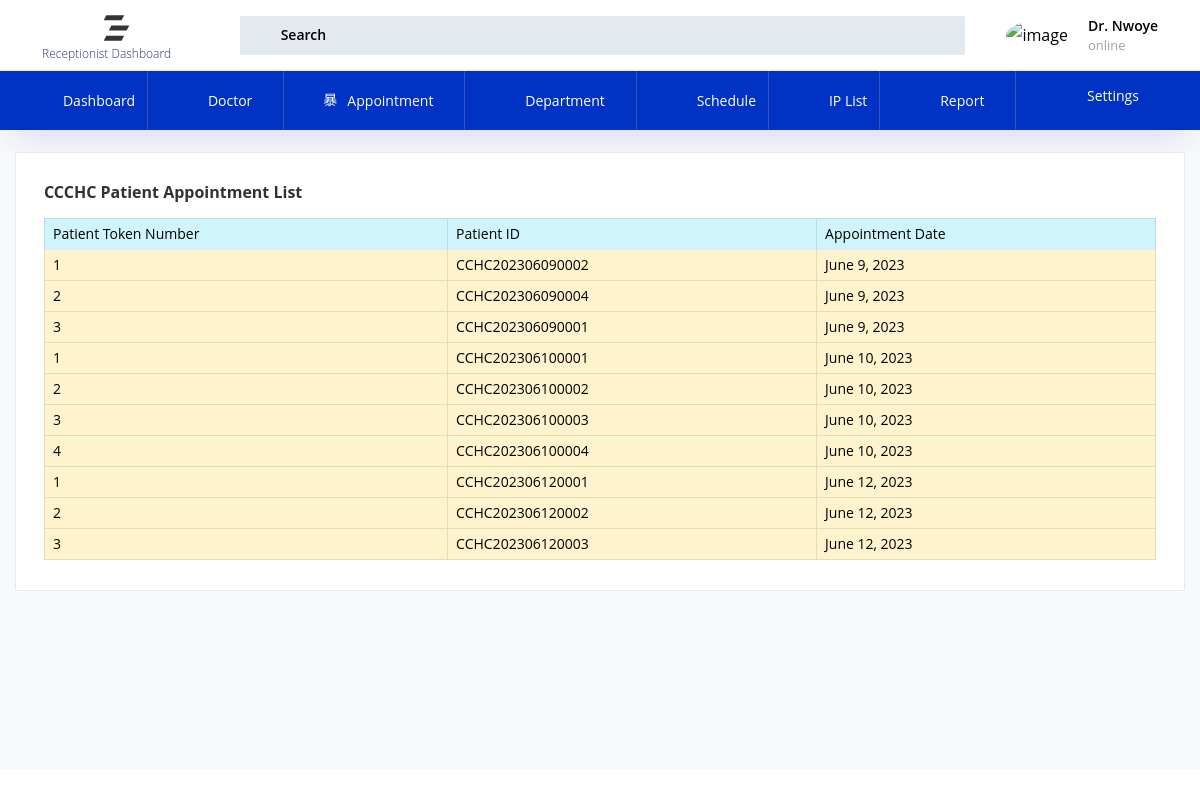
Page /receptionist/receptionist_appointmentList on the committed database.
### patient/models.py (models this page shows, shortened)
class FT(models.Model):
    patient_id = models.CharField(max_length=16, unique=True)
    appointment_date = models.DateField(default=timezone.now)
    is_new_patient = models.BooleanField(default=True)
    patient_token = models.IntegerField(default=0)

### receptionist/views.py (the view)
# urls.py: path('receptionist_appointmentList',views.receptionist_appointmentList,name="receptionist_appointmentList"),
def receptionist_appointmentList(request):
    apd=FT.objects.all()
    return render(request,'receptionist_appointmentList.html',{'apd':apd})

### templates/receptionist_appointmentList.html (shortened to what this page needs)
{% extends 'receptionist_base.html' %}
{% load static %}
{% block body %}
<div class="col-lg-12 stretch-card">
                <div class="card">
                  <div class="card-body">
                    <h4 class="card-title">CCCHC Patient Appointment List </h4>
                    <div class="table-responsive">
                      <table class="table table-bordered">
                        <thead>
                          <tr class="table-info">
                            <th>Patient Token Number</th>
                            <th>Patient ID</th>
                            <th>Appointment Date</th>
                          </tr>
                        </thead>
                        <tbody>
                            {% for x in apd %}
                          <tr class="table-warning">
                            <td>{{x.patient_token}}</td>
                            <td>{{x.patient_id}}</td>
                            <td>{{x.appointment_date}}</td>
                          </tr>
                         {% endfor %}
                        </tbody>
                      </table>
                    </div>
                  </div>
                </div>
              </div>
            </div>
          </div>
{% endblock %}

### rows in the picture
FT: patient_token "1", patient_id "CCHC202306090002", appointment_date "June 9, 2023"
FT: patient_token "2", patient_id "CCHC202306090004", appointment_date "June 9, 2023"
FT: patient_token "3", patient_id "CCHC202306090001", appointment_date "June 9, 2023"
FT: patient_token "1", patient_id "CCHC202306100001", appointment_date "June 10, 2023"
FT: patient_token "2", patient_id "CCHC202306100002", appointment_date "June 10, 2023"
FT: patient_token "3", patient_id "CCHC202306100003", appointment_date "June 10, 2023"
FT: patient_token "4", patient_id "CCHC202306100004", appointment_date "June 10, 2023"
FT: patient_token "1", patient_id "CCHC202306120001", appointment_date "June 12, 2023"
FT: patient_token "2", patient_id "CCHC202306120002", appointment_date "June 12, 2023"
FT: patient_token "3", patient_id "CCHC202306120003", appointment_date "June 12, 2023"
